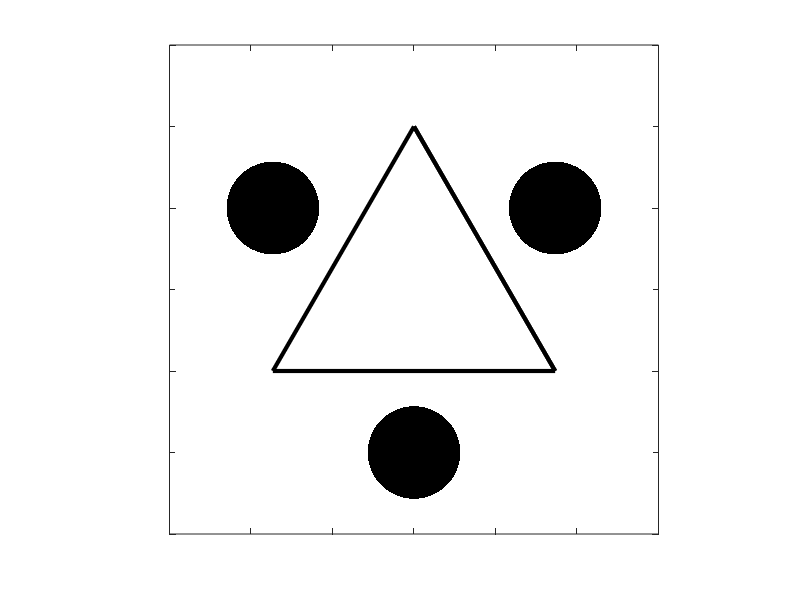

Source code (MATLAB):
a = 1;
b = a * cos(60*pi/180);
c = a * sin(60*pi/180);
lim = 1.5 * a;

x = [0, c, -c, 0, c];
y = [a, -b, -b, a, -b];
x2 = [-c, c, 0];
y2 = [b, b, -a];

plot(x,y,'k','LineWidth',3)
hold on
plot(x2, y2, '.k', 'MarkerSize',200)
set(gca,'Color','white','xticklabel',[],'yticklabel',[])%setting background black and removing labels
xlim([-lim lim])
ylim([-lim lim])
daspect([1 1 1]);%equal data unit length along x and y axis
